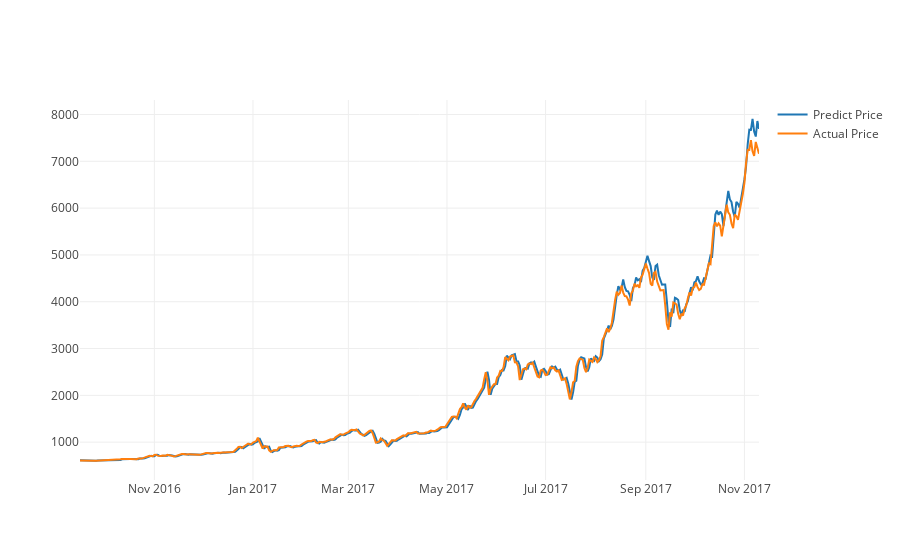

The notebook cell saved with this chart:
### Markdown cell above
#### Plot predicted and actual line graph with X=dates, Y=USD

### Code cell
actual_chart = go.Scatter(x=predictDates, y=testY_reshape, name= 'Actual Price')
predict_chart = go.Scatter(x=predictDates, y=yhat_reshape, name= 'Predict Price')
py.iplot([predict_chart, actual_chart])

### Figure 1 — Plotly figure (JSON) as saved in the notebook; plotly's stock layout.template omitted (floating-point values rounded to 4 significant figures; data arrays with more than 128 entries replaced by an {"elided": "..."} marker saying what was removed)
{"data": [{"name": "Predict Price", "type": "scatter", "x": {"elided": "421 str values"}, "y": {"elided": "421 float values"}}, {"name": "Actual Price", "type": "scatter", "x": {"elided": "421 str values"}, "y": {"elided": "421 float values"}}], "layout": {}}
